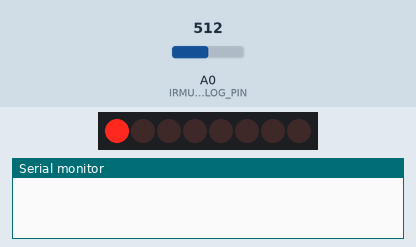
Bench run of a sketch on a simulated Arduino Uno, built with avr-gcc and run on an emulated ATmega328P. Shown: 8 shift-register outputs drawn as a row of LEDs (first output left, lit = HIGH), the last lines printed to the serial monitor. Wiring (inferred from the names in the program): shift register (74HC595): data pin 2; shift clock pin 4; latch pin 3. Wiring (inferred from the signals the program sends): row of LEDs: on Q0, Q1, Q2, Q3, Q4, Q5, Q6, Q7. The test bench sets the inputs (shaded band); at power-on: A0 (IRMUX_ANALOG_PIN) = 512.

Above: at 0.2 s.
At 1.2 s:
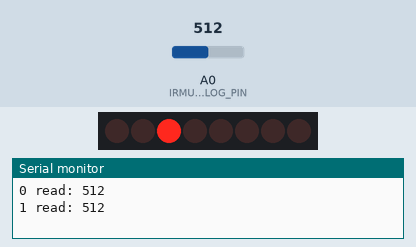
At 1.7 s:
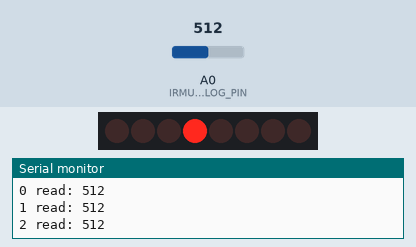
At 2.2 s:
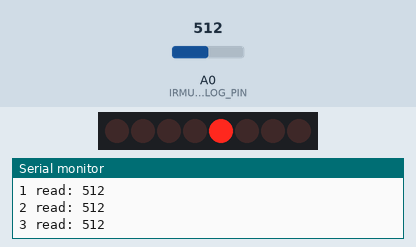
At 3.2 s:
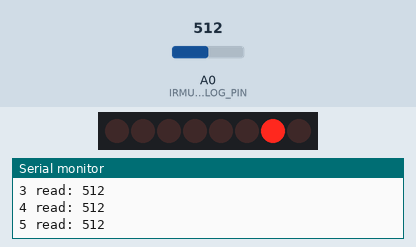
At 4.7 s:
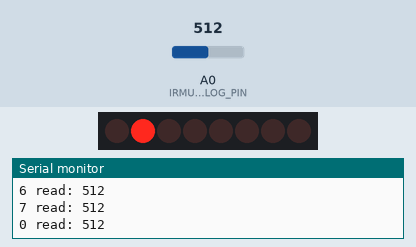
Timing chart, 0 to 5.2 s (numbered marks = the images above):
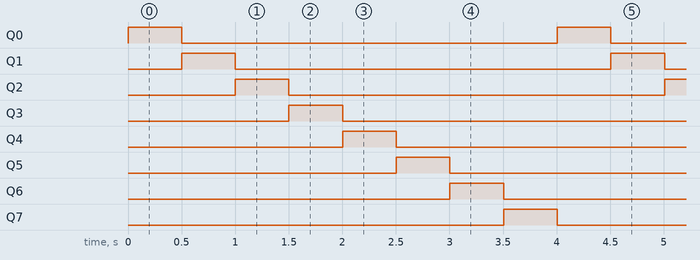

Measured:
- by itself, Q0–7: alternates HIGH for 0.50 s and LOW for 3.5 s
- by itself, everything shown: repeats every 4.0 s, in 9 steps

The sketch:

IR_PROX_959N_SPARKFUN_EXAMPLE_MOD.ino
```cpp
#define IRMUX_DATA_PIN 2
#define IRMUX_CLOCK_PIN 4
#define IRMUX_LATCH_PIN 3
#define IRMUX_ANALOG_PIN A0

byte data = 0;

int irRead0;

void setup()
{
  Serial.begin(115200);

  // Set the three SPI pins to be outputs:
  pinMode(IRMUX_DATA_PIN, OUTPUT);
  pinMode(IRMUX_CLOCK_PIN, OUTPUT);
  pinMode(IRMUX_LATCH_PIN, OUTPUT);
}

void loop()
{
  oneOnAtATime(); // Scroll down the line
}

void shiftWrite(int desiredPin, boolean desiredState)
{
  // First we'll alter the global variable "data", changing the
  // desired bit to 1 or 0:
  bitWrite(data, desiredPin, desiredState);

  // The shiftOut() function manipulates the data and clock
  // pins to move the data into the shift register:
  shiftOut(IRMUX_DATA_PIN, IRMUX_CLOCK_PIN, MSBFIRST, data);

  // Toggle IRMUX_LATCH_PIN to signal the shift register to "latch"
  // the data to the outputs. (Rising edge activation)
  digitalWrite(IRMUX_LATCH_PIN, HIGH);
  digitalWrite(IRMUX_LATCH_PIN, LOW);
}

// step through the emitter LEDs, lighting one at at time.

void oneOnAtATime()
{
  int index;
  int delayTime = 500; // Time (milliseconds) to pause between LEDs

  // step through the ir emitter LEDs, from 0 to 7

  for (index = 0; index <= 7; index++)
  {
    shiftWrite(index, HIGH); // turn LED on
    delay(delayTime);        // pause to slow down the sequence
    shiftWrite(index, LOW);  // turn LED off

    // check prox
    irRead0 = analogRead(A0);
    //irRead1 = analogRead(A1)

    Serial.print(index);
    Serial.print(" read: ");
    Serial.println(irRead0);
  }
}
```
